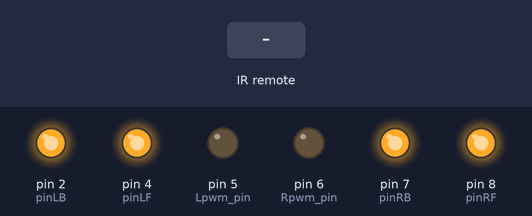
The sketch below on a simulated Arduino Uno, built with avr-gcc and run on an emulated ATmega328P. On the bench: output pins drawn as LEDs (lit = HIGH). The inputs (shaded band) are chosen by the test bench.

Above: at 1.2 s.
1.3 s: infrared code 0x46 received
At 2.0 s:
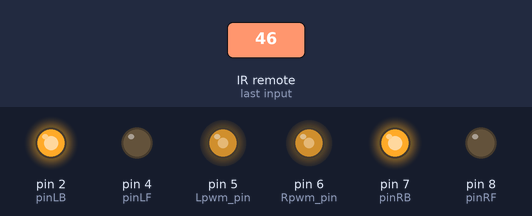
2.8 s: infrared code 0x15 received
At 3.2 s:
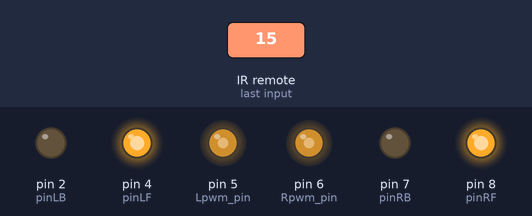
4.3 s: infrared code 0x44 received
At 5.5 s:
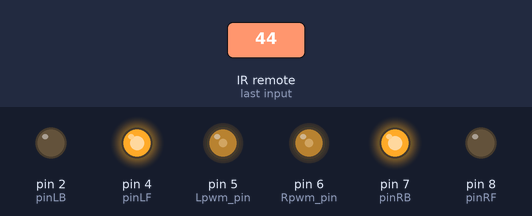
5.8 s: infrared code 0x43 received
At 6.7 s:
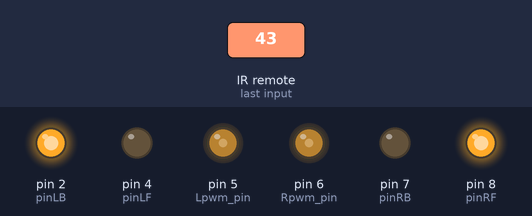
7.3 s: infrared code 0x40 received
At 7.8 s:
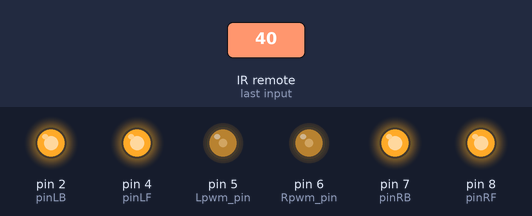
Timing chart, 0 to 9.8 s (numbered marks = the images above; inputs shaded):
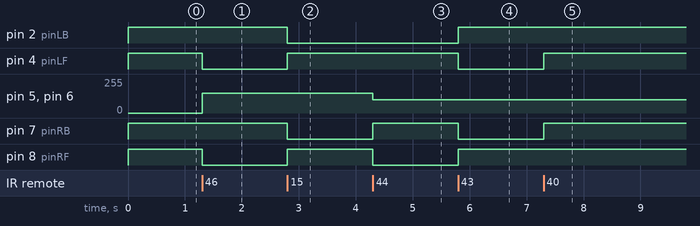

The sketch:

IR_Remote_Control_Car.ino
```cpp
#include <IRremote.h>
int RECV_PIN = 12;

#define IR_Go      0x46
#define IR_Back    0x15
#define IR_Left    0x44
#define IR_Right   0x43
#define IR_Stop    0x40
#define IR_ESC     0x4A
#define Lpwm_pin  5     //adjusting speed
#define Rpwm_pin  6    //adjusting speed //
int pinLB=2;           // defining pin2 left rear
int pinLF=4;           // defining pin4 left front
int pinRB=7;           // defining pin7 right rear
int pinRF=8;           // defining pin8 right front

void go_forward(unsigned char speed_val)    // speed_val：0~255
    {digitalWrite(pinRB,HIGH);
     digitalWrite(pinRF,LOW);
     digitalWrite(pinLB,HIGH);
     digitalWrite(pinLF,LOW);
     analogWrite(Lpwm_pin,speed_val);
     analogWrite(Rpwm_pin,speed_val);


    }

void go_backward(unsigned char speed_val)    // speed_val：0~255
    {
     digitalWrite(pinRB,LOW);
     digitalWrite(pinRF,HIGH);
     digitalWrite(pinLB,LOW);
     digitalWrite(pinLF,HIGH);
     analogWrite(Lpwm_pin,speed_val);
     analogWrite(Rpwm_pin,speed_val);
    }

void rotate_left(unsigned char speed_val)        // speed_val：0~255
    {digitalWrite(pinRB,HIGH);
     digitalWrite(pinRF,LOW );
     digitalWrite(pinLB,LOW);
     digitalWrite(pinLF,HIGH);
     analogWrite(Lpwm_pin,speed_val);
     analogWrite(Rpwm_pin,speed_val);


    }
void rotate_right(unsigned char speed_val)    // speed_val：0~255
    {
      digitalWrite(pinRB,LOW);
     digitalWrite(pinRF,HIGH);
     digitalWrite(pinLB,HIGH);
     digitalWrite(pinLF,LOW);
     analogWrite(Lpwm_pin,speed_val);
     analogWrite(Rpwm_pin,speed_val);

    }
void stopp()        //stop
    {
     digitalWrite(pinRB,HIGH);
     digitalWrite(pinRF,HIGH);
     digitalWrite(pinLB,HIGH);
     digitalWrite(pinLF,HIGH);
    }

void IR_Control(void)
{
   uint16_t Key;
   if(IrReceiver.decode()) //judging if IR receiver receives data
 {
     Key = IrReceiver.decodedIRData.command;
    switch(Key)
     {
       case IR_Go:go_forward(150);   //UP
       break;
       case IR_Back:go_backward(150);   //back
       break;
       case IR_Left:rotate_left(100);   //Left
       break;
       case IR_Right:rotate_right(100); //Righ
       break;
       case IR_Stop:stopp();   //stop
       break;
       default:
       break;
     }
     IrReceiver.resume(); // Receive the next value
    }

}
void setup()
{
   pinMode(pinLB,OUTPUT); // pin2
   pinMode(pinLF,OUTPUT); // pin4
   pinMode(pinRB,OUTPUT); // pin7
   pinMode(pinRF,OUTPUT); // pin8
   pinMode(Lpwm_pin,OUTPUT); // pin5 (PWM)
   pinMode(Rpwm_pin,OUTPUT); // pin6 (PWM)
   IrReceiver.begin(RECV_PIN, ENABLE_LED_FEEDBACK); // Start the receiver
   Serial.begin(9600);   //initializing serial port, Bluetooth used as serial port, setting baud ratio at 9600
   stopp();
}
void loop()
{

   IR_Control();

}
```

Measured:
- after the input at 1.3 s, pin 4 (pinLF), pin 8 (pinRF): HIGH → LOW at once; pin 5 (Lpwm_pin), pin 6 (Rpwm_pin): 0/255 → 150/255 at once
- after the input at 2.8 s, pin 2 (pinLB), pin 7 (pinRB): HIGH → LOW at once; pin 4 (pinLF), pin 8 (pinRF): LOW → HIGH at once
- after the input at 4.3 s, pin 5 (Lpwm_pin), pin 6 (Rpwm_pin): 150/255 → 100/255 at once; pin 7 (pinRB): LOW → HIGH at once; pin 8 (pinRF): HIGH → LOW at once
- after the input at 5.8 s, pin 2 (pinLB), pin 8 (pinRF): LOW → HIGH at once; pin 4 (pinLF), pin 7 (pinRB): HIGH → LOW at once
- after the input at 7.3 s, pin 4 (pinLF), pin 7 (pinRB): LOW → HIGH at once
